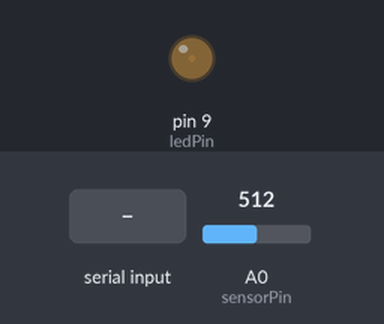
Recording of a sketch running on a simulated Arduino Uno, built with avr-gcc and run on an emulated ATmega328P. On the bench: output pins drawn as LEDs (lit = HIGH). The inputs (shaded band) are chosen by the test bench; at power-on: A0 (sensorPin) = 512. What the sketch prints to the serial monitor is not drawn.

Above: at 1.2 s.
1.3 s: "b" received over Serial
At 2.0 s:
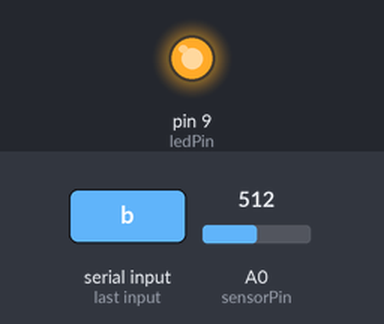
2.8 s: "c" received over Serial
At 3.2 s:
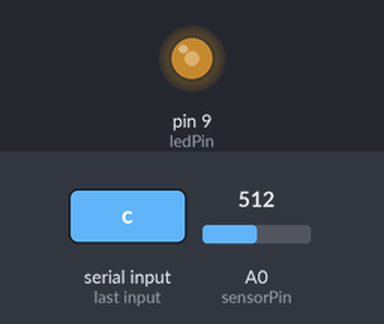
4.3 s: A0 (sensorPin) set to 716
At 5.5 s:
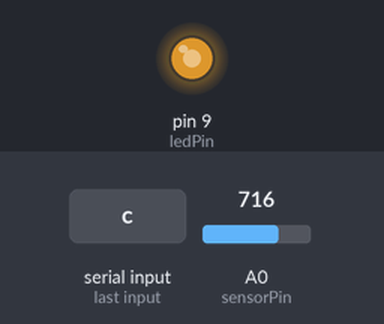
5.8 s: A0 (sensorPin) set to 0
At 6.6 s:
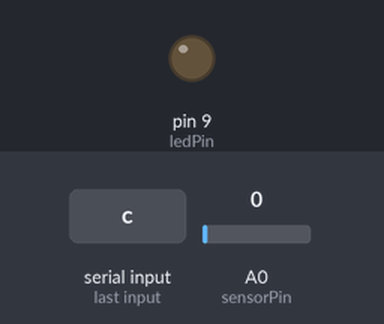
7.3 s: A0 (sensorPin) set to 511
At 7.8 s:
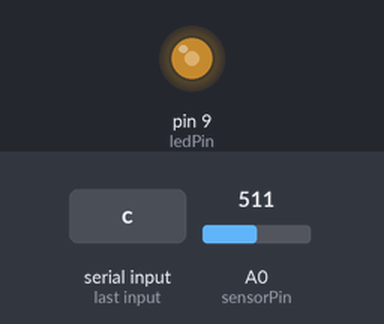
8.8 s: A0 (sensorPin) set to 1023
At 10.1 s:
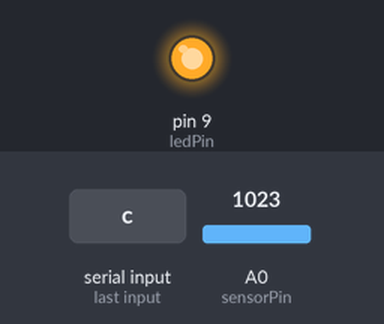
Timing chart, 0 to 11.3 s (numbered marks = the images above; inputs shaded):
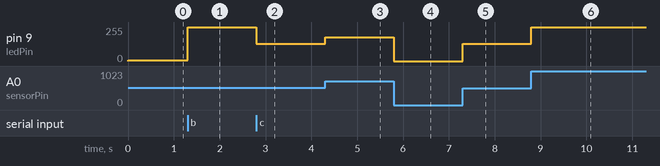

The sketch:

project_2.ino
```cpp
// 引脚定义
const int sensorPin = A0;  // 光敏传感器AO接A0
const int ledPin = 9;      // LED接D9（支持PWM）

// 全局变量
int mode = 0;                // 0-夜灯 1-阅读 2-自适应
unsigned long lastRead = 0;  // 时间记录

void setup() {
  Serial.begin(9600);
  pinMode(ledPin, OUTPUT);
  Serial.println("系统启动，当前模式：夜灯(a)/阅读(b)/自适应(c)");
}

void loop() {
  // 串口指令处理
  if (Serial.available() > 0) {
    char cmd = Serial.read();
    switch (cmd) {
      case 'a':
        mode = 0;
        Serial.println("夜灯模式");
        break;
      case 'b':
        mode = 1;
        Serial.println("阅读模式");
        break;
      case 'c':
        mode = 2;
        Serial.println("自适应模式");
        break;
    }
  }

  // 每5秒读取并发送亮度数据
  if (millis() - lastRead >= 5000) {
    int currentLight = 1023 - analogRead(sensorPin);
    Serial.print("当前亮度：");
    Serial.println(currentLight);
    lastRead = millis();
  }

  // 亮度控制逻辑
  switch (mode) {
    case 0:  // 夜灯模式（低亮度）
      analogWrite(ledPin, 5);
      break;

    case 1:  // 阅读模式（高亮度）
      analogWrite(ledPin, 255);
      break;

    case 2:  // 自适应模式
      int currentLight = 1023 - analogRead(sensorPin);
      int brightness = map(currentLight, 0, 1023, 255, 0);
      analogWrite(ledPin, brightness);
      break;
  }
}
```

Measured:
- after the input at 1.3 s, pin 9 (ledPin): 5/255 → 255/255 at once
- after the input at 2.8 s, pin 9 (ledPin): 255/255 → 128/255 at once
- after the input at 4.3 s, pin 9 (ledPin): 128/255 → 179/255 at once
- after the input at 5.8 s, pin 9 (ledPin): 179/255 → 0/255 at once
- after the input at 7.3 s, pin 9 (ledPin): 0/255 → 128/255 at once
- after the input at 8.8 s, pin 9 (ledPin): 128/255 → 255/255 at once
